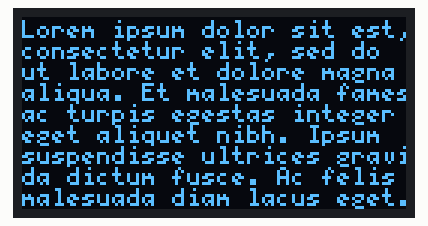
Simulated run of this sketch. Board: Arduino Uno, built with avr-gcc and run on an emulated ATmega328P. Shown: 128×64 one-colour display.

Above: at 0.3 s.

The sketch:

display_5x7.ino
```cpp
#include <Arduino.h>
#include <Wire.h>
#include <U8g2lib.h>

U8G2_SH1106_128X64_NONAME_F_SW_I2C u8g2(U8G2_R0, /* clock=*/ 12, /* data=*/ 14);
//U8G2_SSD1306_128X64_NONAME_F_SW_I2C u8g2(U8G2_R0, /* clock=*/ 12, /* data=*/ 14, /* reset=*/ U8X8_PIN_NONE);

void setup() {
  u8g2.begin();
}

void loop() {
  u8g2.firstPage();
  do {
    u8g2.setFont(u8g2_font_5x7_tf);
    u8g2.drawStr(0, 7,"Lorem ipsum dolor sit est,");
    u8g2.drawStr(0,14,"consectetur elit, sed do");
    u8g2.drawStr(0,21,"ut labore et dolore magna");
    u8g2.drawStr(0,28,"aliqua. Et malesuada fames");
    u8g2.drawStr(0,35,"ac turpis egestas integer");
    u8g2.drawStr(0,42,"eget aliquet nibh. Ipsum");
    u8g2.drawStr(0,49,"suspendisse ultrices gravi");
    u8g2.drawStr(0,56,"da dictum fusce. Ac felis");
    u8g2.drawStr(0,63,"malesuada diam lacus eget.");
  } while ( u8g2.nextPage() );
  delay(1000);
}

/* here for ssd1306 in two color

void loop() {
  u8g2.firstPage();
  do {
    u8g2.setFont(u8g2_font_5x7_tf);
    u8g2.drawStr(0, 7,"Lorem ipsum dolor sit est,");
    u8g2.drawStr(0,14,"consectetur elit, sed do");
    u8g2.drawStr(0,22,"ut labore et dolore magna");
    u8g2.drawStr(0,29,"aliqua. Et malesuada fames");
    u8g2.drawStr(0,37,"ac turpis egestas integer");
    u8g2.drawStr(0,43,"eget aliquet nibh. Ipsum");
    u8g2.drawStr(0,50,"suspendisse ultrices gravi");
    u8g2.drawStr(0,57,"da dictum fusce. Ac felis");
    u8g2.drawStr(0,64,"malesuada diam lacus eget.");
  } while ( u8g2.nextPage() );
  delay(1000);
}

 * sh1106 monochrome

void loop() {
  u8g2.firstPage();
  do {
    u8g2.setFont(u8g2_font_5x7_tf);
    u8g2.drawStr(0, 7,"Lorem ipsum dolor sit est,");
    u8g2.drawStr(0,14,"consectetur elit, sed do");
    u8g2.drawStr(0,21,"ut labore et dolore magna");
    u8g2.drawStr(0,28,"aliqua. Et malesuada fames");
    u8g2.drawStr(0,35,"ac turpis egestas integer");
    u8g2.drawStr(0,42,"eget aliquet nibh. Ipsum");
    u8g2.drawStr(0,49,"suspendisse ultrices gravi");
    u8g2.drawStr(0,56,"da dictum fusce. Ac felis");
    u8g2.drawStr(0,63,"malesuada diam lacus eget.");
  } while ( u8g2.nextPage() );
  delay(1000);
}

 * and just 8 lines of text - easier to read!

void loop() {
  u8g2.firstPage();
  do {
    u8g2.setFont(u8g2_font_5x7_tf);
    u8g2.drawStr(0, 8,"Lorem ipsum dolor sit est,");
    u8g2.drawStr(0,16,"consectetur elit, sed do");
    u8g2.drawStr(0,24,"ut labore et dolore magna");
    u8g2.drawStr(0,32,"aliqua. Et malesuada fames");
    u8g2.drawStr(0,40,"ac turpis egestas integer");
    u8g2.drawStr(0,48,"eget aliquet nibh. Ipsum");
    u8g2.drawStr(0,56,"suspendisse ultrices gravi");
    u8g2.drawStr(0,64,"da dictum fusce. Ac felis");
  } while ( u8g2.nextPage() );
  delay(1000);
}
*/
```
